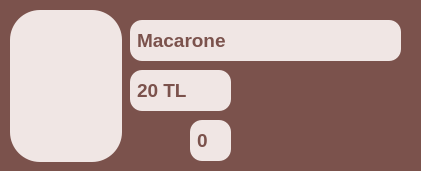
          <widget class="QGroupBox" name="gb_macarone">
           <property name="minimumSize">
            <size>
             <width>421</width>
             <height>171</height>
            </size>
           </property>
           <property name="maximumSize">
            <size>
             <width>421</width>
             <height>171</height>
            </size>
           </property>
           <property name="styleSheet">
            <string notr="true">QGroupBox {
    background-color:  #7b524c;
    color: #7b524c;
    border-radius: 12px;
    font-size: 14pt;
    padding: 5px;
}</string>
           </property>
           <property name="title">
            <string>GroupBox</string>
           </property>
           <widget class="QLineEdit" name="le_urun_adi_macarone_market">
            <property name="enabled">
             <bool>false</bool>
            </property>
            <property name="geometry">
             <rect>
              <x>130</x>
              <y>20</y>
              <width>271</width>
              <height>41</height>
             </rect>
            </property>
            <property name="font">
             <font>
              <pointsize>14</pointsize>
              <weight>75</weight>
              <bold>true</bold>
             </font>
            </property>
            <property name="styleSheet">
             <string notr="true">QLineEdit {
    background-color: #f0e6e4;
    color: #7b524c;
    border-radius: 12px;
    font-size: 14pt;
    padding: 5px;
	bond;
}</string>
            </property>
            <property name="text">
             <string>Macarone</string>
            </property>
           </widget>
           <widget class="QLineEdit" name="le_urun_fiyati_macarone_market">
            <property name="enabled">
             <bool>false</bool>
            </property>
            <property name="geometry">
             <rect>
              <x>130</x>
              <y>70</y>
              <width>101</width>
              <height>41</height>
             </rect>
            </property>
            <property name="font">
             <font>
              <pointsize>14</pointsize>
              <weight>75</weight>
              <bold>true</bold>
             </font>
            </property>
            <property name="styleSheet">
             <string notr="true">QLineEdit {
    background-color: #f0e6e4;
    color: #7b524c;
    border-radius: 12px;
    font-size: 14pt;
    padding: 5px;
	bond;
}</string>
            </property>
            <property name="text">
             <string>20 TL</string>
            </property>
           </widget>
           <widget class="QPushButton" name="btn_urun_adedi_eksiltme_macarone_market">
            <property name="geometry">
             <rect>
              <x>130</x>
              <y>120</y>
              <width>51</width>
              <height>41</height>
             </rect>
            </property>
            <property name="styleSheet">
             <string notr="true">QPushButton {
    background-color: rgba(0, 0, 0, 0);
    border: none;
}</string>
            </property>
            <property name="text">
             <string/>
            </property>
            <property name="icon">
             <iconset>
              <normaloff>icon/minus.png</normaloff>icon/minus.png</iconset>
            </property>
            <property name="iconSize">
             <size>
              <width>40</width>
              <height>40</height>
             </size>
            </property>
           </widget>
           <widget class="QPushButton" name="btn_urun_adedi_arttirma_macarone_market">
            <property name="geometry">
             <rect>
              <x>240</x>
              <y>120</y>
              <width>51</width>
              <height>41</height>
             </rect>
            </property>
            <property name="styleSheet">
             <string notr="true">QPushButton {
    background-color: rgba(0, 0, 0, 0);
    border: none;
}</string>
            </property>
            <property name="text">
             <string/>
            </property>
            <property name="icon">
             <iconset>
              <normaloff>icon/add.png</normaloff>icon/add.png</iconset>
            </property>
            <property name="iconSize">
             <size>
              <width>40</width>
              <height>40</height>
             </size>
            </property>
           </widget>
           <widget class="QLineEdit" name="le_urun_adedi_macarone_market">
            <property name="enabled">
             <bool>false</bool>
            </property>
            <property name="geometry">
             <rect>
              <x>190</x>
              <y>120</y>
              <width>41</width>
              <height>41</height>
             </rect>
            </property>
            <property name="font">
             <font>
              <pointsize>14</pointsize>
              <weight>75</weight>
              <bold>true</bold>
             </font>
            </property>
            <property name="styleSheet">
             <string notr="true">QLineEdit {
    background-color: #f0e6e4;
    color: #7b524c;
    border-radius: 12px;
    font-size: 14pt;
    padding: 5px;
	bond;
}</string>
            </property>
            <property name="text">
             <string>0</string>
            </property>
           </widget>
           <widget class="QPushButton" name="btn_urun_arka_plani_macarone_market">
            <property name="enabled">
             <bool>false</bool>
            </property>
            <property name="geometry">
             <rect>
              <x>10</x>
              <y>10</y>
              <width>112</width>
              <height>152</height>
             </rect>
            </property>
            <property name="minimumSize">
             <size>
              <width>0</width>
              <height>0</height>
             </size>
            </property>
            <property name="maximumSize">
             <size>
              <width>100000</width>
              <height>1000000</height>
             </size>
            </property>
            <property name="palette">
             <palette>
              <active>
               <colorrole role="WindowText">
                <brush brushstyle="SolidPattern">
                 <color alpha="255">
                  <red>252</red>
                  <green>237</green>
                  <blue>214</blue>
                 </color>
                </brush>
               </colorrole>
               <colorrole role="Button">
                <brush brushstyle="SolidPattern">
                 <color alpha="255">
                  <red>240</red>
                  <green>230</green>
                  <blue>228</blue>
                 </color>
                </brush>
               </colorrole>
               <colorrole role="Text">
                <brush brushstyle="SolidPattern">
                 <color alpha="255">
                  <red>252</red>
                  <green>237</green>
                  <blue>214</blue>
                 </color>
                </brush>
               </colorrole>
               <colorrole role="ButtonText">
                <brush brushstyle="SolidPattern">
                 <color alpha="255">
                  <red>252</red>
                  <green>237</green>
                  <blue>214</blue>
                 </color>
                </brush>
               </colorrole>
               <colorrole role="Base">
                <brush brushstyle="SolidPattern">
                 <color alpha="255">
                  <red>240</red>
                  <green>230</green>
                  <blue>228</blue>
                 </color>
                </brush>
               </colorrole>
               <colorrole role="Window">
                <brush brushstyle="SolidPattern">
                 <color alpha="255">
                  <red>240</red>
                  <green>230</green>
                  <blue>228</blue>
                 </color>
                </brush>
               </colorrole>
              </active>
              <inactive>
               <colorrole role="WindowText">
                <brush brushstyle="SolidPattern">
                 <color alpha="255">
                  <red>252</red>
                  <green>237</green>
                  <blue>214</blue>
                 </color>
                </brush>
               </colorrole>
               <colorrole role="Button">
                <brush brushstyle="SolidPattern">
                 <color alpha="255">
                  <red>240</red>
                  <green>230</green>
                  <blue>228</blue>
                 </color>
                </brush>
               </colorrole>
               <colorrole role="Text">
                <brush brushstyle="SolidPattern">
                 <color alpha="255">
                  <red>252</red>
                  <green>237</green>
                  <blue>214</blue>
                 </color>
                </brush>
               </colorrole>
               <colorrole role="ButtonText">
                <brush brushstyle="SolidPattern">
                 <color alpha="255">
                  <red>252</red>
                  <green>237</green>
                  <blue>214</blue>
                 </color>
                </brush>
               </colorrole>
               <colorrole role="Base">
                <brush brushstyle="SolidPattern">
                 <color alpha="255">
                  <red>240</red>
                  <green>230</green>
                  <blue>228</blue>
                 </color>
                </brush>
               </colorrole>
               <colorrole role="Window">
                <brush brushstyle="SolidPattern">
                 <color alpha="255">
                  <red>240</red>
                  <green>230</green>
                  <blue>228</blue>
                 </color>
                </brush>
               </colorrole>
              </inactive>
              <disabled>
               <colorrole role="WindowText">
                <brush brushstyle="SolidPattern">
                 <color alpha="255">
                  <red>252</red>
                  <green>237</green>
                  <blue>214</blue>
                 </color>
                </brush>
               </colorrole>
               <colorrole role="Button">
                <brush brushstyle="SolidPattern">
                 <color alpha="255">
                  <red>240</red>
                  <green>230</green>
                  <blue>228</blue>
                 </color>
                </brush>
               </colorrole>
               <colorrole role="Text">
                <brush brushstyle="SolidPattern">
                 <color alpha="255">
                  <red>252</red>
                  <green>237</green>
                  <blue>214</blue>
                 </color>
                </brush>
               </colorrole>
               <colorrole role="ButtonText">
                <brush brushstyle="SolidPattern">
                 <color alpha="255">
                  <red>252</red>
                  <green>237</green>
                  <blue>214</blue>
                 </color>
                </brush>
               </colorrole>
               <colorrole role="Base">
                <brush brushstyle="SolidPattern">
                 <color alpha="255">
                  <red>240</red>
                  <green>230</green>
                  <blue>228</blue>
                 </color>
                </brush>
               </colorrole>
               <colorrole role="Window">
                <brush brushstyle="SolidPattern">
                 <color alpha="255">
                  <red>240</red>
                  <green>230</green>
                  <blue>228</blue>
                 </color>
                </brush>
               </colorrole>
              </disabled>
             </palette>
            </property>
            <property name="font">
             <font>
              <family>Arial Black</family>
              <pointsize>16</pointsize>
              <weight>75</weight>
              <bold>true</bold>
             </font>
            </property>
            <property name="cursor">
             <cursorShape>ArrowCursor</cursorShape>
            </property>
            <property name="contextMenuPolicy">
             <enum>Qt::DefaultContextMenu</enum>
            </property>
            <property name="styleSheet">
             <string notr="true">QPushButton {
    background-color: #f0e6e4;
    border-radius: 30px;

}

</string>
            </property>
            <property name="text">
             <string/>
            </property>
           </widget>
           <widget class="QLabel" name="lb_urun_icon_macarone_market">
            <property name="geometry">
             <rect>
              <x>6</x>
              <y>20</y>
              <width>121</width>
              <height>131</height>
             </rect>
            </property>
            <property name="styleSheet">
             <string notr="true">QLbel{
background-color: #f0e6e4;

}

</string>
            </property>
            <property name="text">
             <string/>
            </property>
            <property name="pixmap">
             <pixmap>icon/macarons.png</pixmap>
            </property>
            <property name="scaledContents">
             <bool>true</bool>
            </property>
           </widget>
          </widget>
